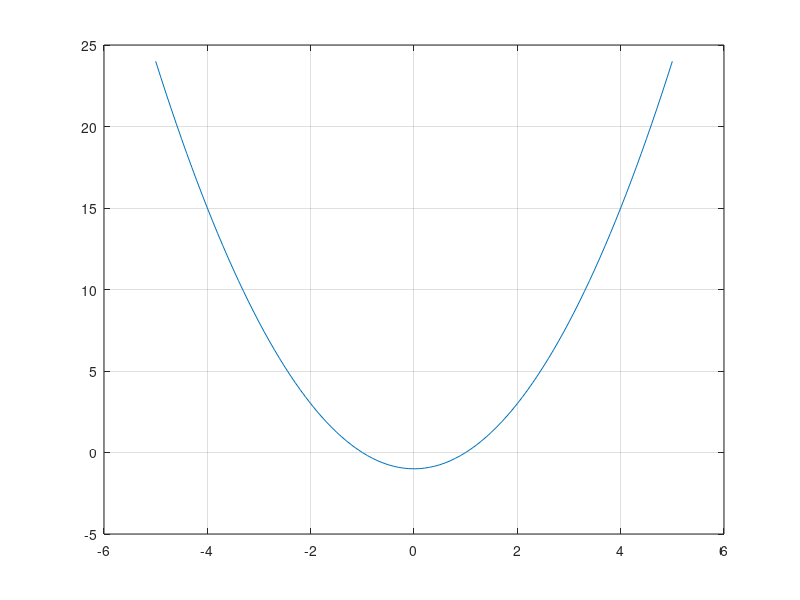

Source code (MATLAB): (Note: this script raises an error after producing the figure.)
x=-5:0.1:5;
y2=@(x) x.^2 - 1;
y=@(x) x.^2-exp(-27*x.^2);
y1=@(x) exp(-13.5*x.^2);
plot(x,y2(x))
grid on
a = 0;
b = 3;
epsilon = 0.00001;
o = omega(derivative_approximation(y1, 0.2), derivative_approximation(y1, 0.4));

%bi = bisection(y2, a, b, y2(a), y2(b), epsilon, 1)
%sor = SOR(y1,0.35,o,epsilon)
%new = newton(y, 0.2, epsilon)